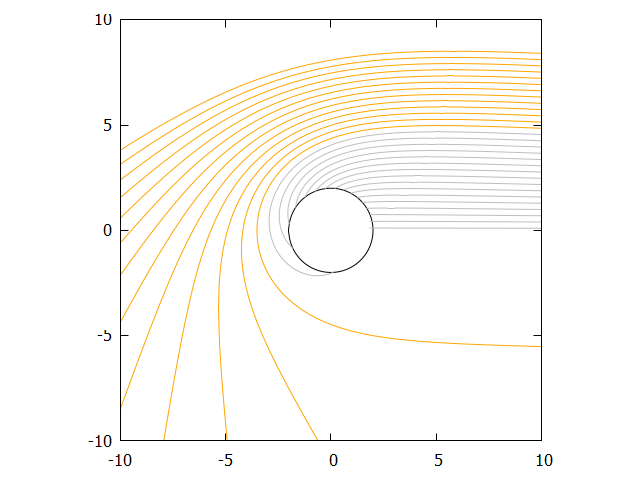

The script that saved this image:
set terminal pngcairo #ターミナルをpngに設定
set output "07.png" #graph.pngで出力
unset key

set xrange [-10:10]
set yrange [-10:10]
set size sq

set parametric
plot [0:2*pi] 2*cos(t),2*sin(t) linecolor 'black', for [i=1:16] "r1.data" u 2*i-1:2*i with lines linecolor 'gray', for [i=17:29] "r1.data" u 2*i-1:2*i with lines linecolor 'orange'




set out
set terminal wxt enhanced